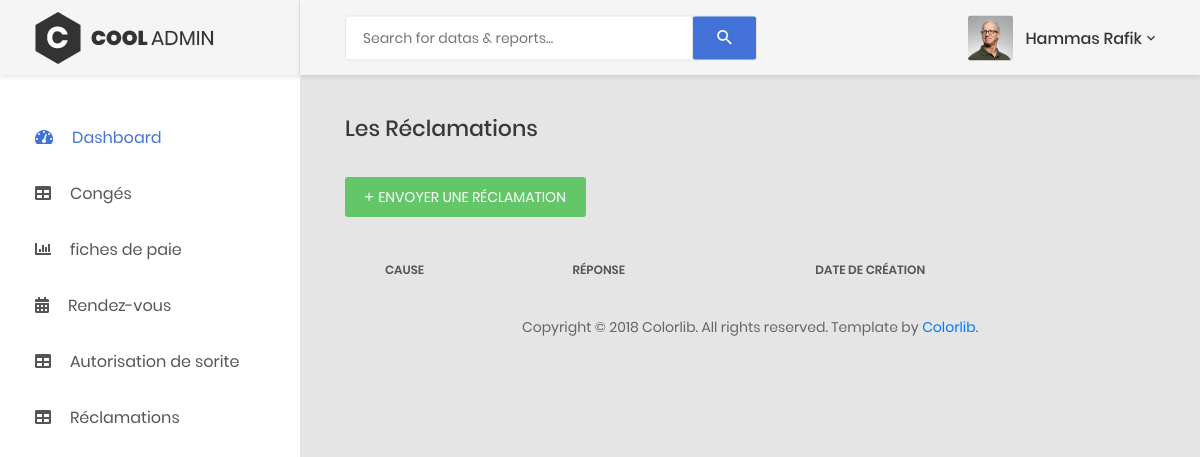
The page /personnel/reclamation.php (signed in) on the database as committed earlier.
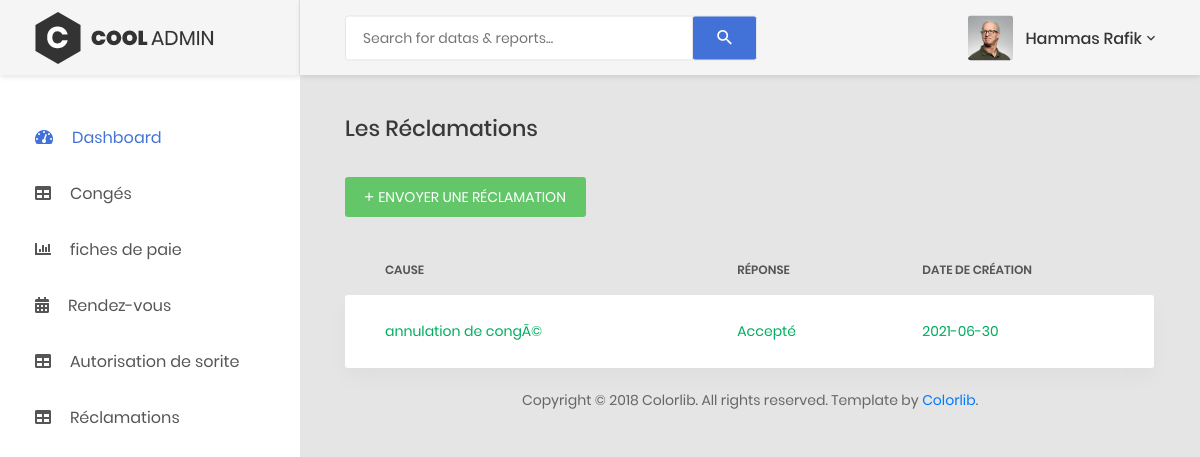
The same page on the database as committed later.
### tables this page shows
CREATE TABLE `reclamation` (
  `reclamationid` int(100) NOT NULL,
  `pid` int(100) NOT NULL,
  `cause` varchar(250) NOT NULL,
  `reponse` varchar(250) NOT NULL,
  `created` varchar(250) NOT NULL
);

### personnel/inc/config.php (called while the page is built, shortened)
<?php
	  if(isset($_SESSION["personnel"])){
	  $userid = $_SESSION["personnel"];
	}
	else{
		$userid="";
	}
	?>

### personnel/inc/reclamation.php (called while the page is built, shortened)
<?php
function GetrecList($conn,$pid)
{
    $sqlq = mysqli_query($conn,"SELECT reclamation.reclamationid, reclamation.pid, reclamation.cause, reclamation.reponse, reclamation.created FROM reclamation INNER JOIN personnel on personnel.pid = reclamation.pid where reclamation.pid=$pid");
    $data =array();
    while($row =mysqli_fetch_assoc($sqlq))
    {
        $data[] = $row;
    }
    return $data;
}
?>

### personnel/reclamation.php (the view, shortened to what this page needs)
<?php include('components/header.php') ?>
        <div class="main-content">
          <div class="section__content section__content--p30">
            <div class="container-fluid">
              <div class="row">
                <div class="col-md-12">
                  <h3 class="title-5 m-b-35">Les réclamations</h3>
                  <div class="table-data__tool">
                    <div class="table-data__tool-right">
                      <a
                        href="#"
                        data-toggle="modal"
                        data-target="#newdemande"
                        class="au-btn au-btn-icon au-btn--green au-btn--small"
                      >
                        <i class="zmdi zmdi-plus"></i>Envoyer une réclamation
                      </a>
                    </div>
                  </div>
                  <div class="table-responsive table-responsive-data2">
                    <table class="table table-data2">
                      <thead>
                        <tr>
                          <th>Cause</th>
                          <th>Réponse</th>
                          <th>Date de création</th>
                        </tr>
                      </thead>
                      <tbody>
                      <?php $congedata= GetrecList($conn,$userid);
                        foreach($congedata as $cog) {
                      ?>
                        <tr class="tr-shadow">
                          <td>
                            <span class="status--process"><?php echo $cog['cause']; ?></span>
                          </td>
                          <td>
                          <?php
                          if($cog['reponse'] ==0){
                            echo'<span class="status--process">Refusé</span>';
                          } elseif($cog['reponse'] ==1){
                            echo'<span class="status--process">En cours</span>';
                           }
                          elseif($cog['reponse'] ==2){
                            echo'<span class="status--process">Accepté</span>';
                          }
                          ?>
                          </td>
                          <td>
                            <span class="status--process"><?php echo $cog['created']; ?></span>
                          </td>
                        </tr>
                        <?php } ?>
                      </tbody>
                    </table>
                  </div>
                </div>
              </div>
              <div class="row">
                <div class="col-md-12">
                  <div class="copyright">
                    <p>
                      Copyright © 2018 Colorlib. All rights reserved. Template
                      by <a href="https://colorlib.com">Colorlib</a>.
                    </p>
                  </div>
                </div>
              </div>
            </div>
          </div>
        </div>
      </div>
    </div>
    <?php include('components/footer.php') ?>

Rows that differ between the two databases and show on the page:
added reclamation: cause "annulation de congÃ©", reponse "Accepté", created "2021-06-30"
